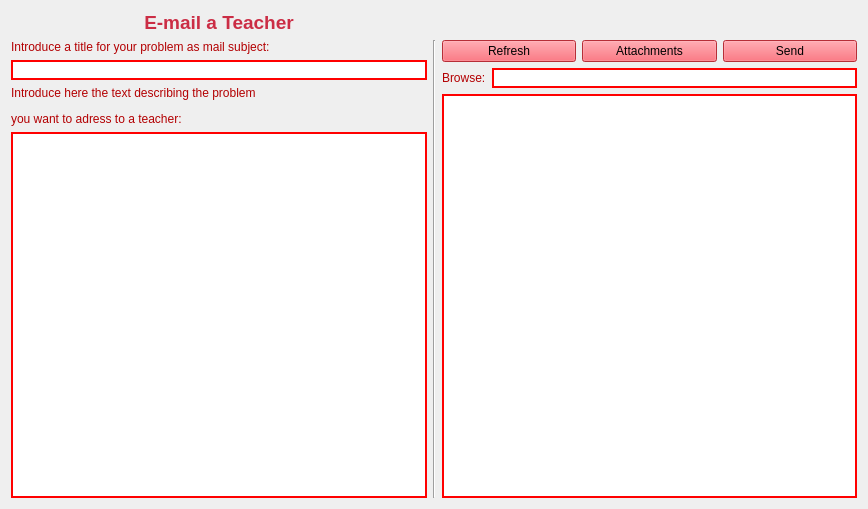
<?xml version="1.0" encoding="UTF-8"?>
<ui version="4.0">
 <class>emailFrame</class>
 <widget class="QFrame" name="emailFrame">
  <property name="geometry">
   <rect>
    <x>0</x>
    <y>0</y>
    <width>868</width>
    <height>509</height>
   </rect>
  </property>
  <property name="windowTitle">
   <string>Frame</string>
  </property>
  <layout class="QGridLayout" name="gridLayout">
   <item row="1" column="2">
    <layout class="QVBoxLayout" name="verticalLayout">
     <item>
      <layout class="QHBoxLayout" name="horizontalLayout">
       <item>
        <widget class="QPushButton" name="refrshTeachersButton">
         <property name="cursor">
          <cursorShape>PointingHandCursor</cursorShape>
         </property>
         <property name="styleSheet">
          <string notr="true">background-color: rgb(255, 64, 77);</string>
         </property>
         <property name="text">
          <string>Refresh</string>
         </property>
        </widget>
       </item>
       <item>
        <widget class="QPushButton" name="attachmentsButton">
         <property name="styleSheet">
          <string notr="true">background-color: rgb(255, 64, 77);</string>
         </property>
         <property name="text">
          <string>Attachments</string>
         </property>
        </widget>
       </item>
       <item>
        <widget class="QPushButton" name="sendButton">
         <property name="cursor">
          <cursorShape>PointingHandCursor</cursorShape>
         </property>
         <property name="styleSheet">
          <string notr="true">background-color: rgb(255, 64, 77);</string>
         </property>
         <property name="text">
          <string>Send</string>
         </property>
        </widget>
       </item>
      </layout>
     </item>
     <item>
      <layout class="QHBoxLayout" name="browseBar">
       <item>
        <widget class="QLabel" name="browseLabel">
         <property name="styleSheet">
          <string notr="true">font: 10pt &quot;MS Shell Dlg 2&quot;;
color: rgb(179, 0, 2);</string>
         </property>
         <property name="text">
          <string>Browse:</string>
         </property>
        </widget>
       </item>
       <item>
        <widget class="QLineEdit" name="browseInput">
         <property name="styleSheet">
          <string notr="true">background-color:rgb(255, 255, 255);
border: 2px solid red; </string>
         </property>
        </widget>
       </item>
      </layout>
     </item>
     <item>
      <widget class="QListView" name="teachersListView">
       <property name="styleSheet">
        <string notr="true">background-color: rgb(255, 255, 255);
border: 2px solid red; </string>
       </property>
      </widget>
     </item>
    </layout>
   </item>
   <item row="1" column="0">
    <layout class="QVBoxLayout" name="emailCompose">
     <item>
      <widget class="QLabel" name="subjectLabel">
       <property name="styleSheet">
        <string notr="true">font: 10pt &quot;MS Shell Dlg 2&quot;;
color: rgb(179, 0, 2);</string>
       </property>
       <property name="text">
        <string>&lt;html&gt;&lt;head/&gt;&lt;body&gt;&lt;p&gt;Introduce a title for your problem as mail subject:&lt;/p&gt;&lt;/body&gt;&lt;/html&gt;</string>
       </property>
      </widget>
     </item>
     <item>
      <widget class="QLineEdit" name="subjectInput">
       <property name="styleSheet">
        <string notr="true">background-color:rgb(255, 255, 255);
border: 2px solid red; </string>
       </property>
      </widget>
     </item>
     <item>
      <widget class="QLabel" name="bodyLabel">
       <property name="sizePolicy">
        <sizepolicy hsizetype="Expanding" vsizetype="Preferred">
         <horstretch>0</horstretch>
         <verstretch>0</verstretch>
        </sizepolicy>
       </property>
       <property name="styleSheet">
        <string notr="true">font: 10pt &quot;MS Shell Dlg 2&quot;;
color: rgb(179, 0, 2);</string>
       </property>
       <property name="text">
        <string>&lt;html&gt;&lt;head/&gt;&lt;body&gt;&lt;p&gt;Introduce here the text describing the problem &lt;/p&gt;&lt;p&gt;you want to adress to a teacher:&lt;/p&gt;&lt;/body&gt;&lt;/html&gt;</string>
       </property>
      </widget>
     </item>
     <item>
      <widget class="QTextEdit" name="bodyInput">
       <property name="sizePolicy">
        <sizepolicy hsizetype="Minimum" vsizetype="Expanding">
         <horstretch>0</horstretch>
         <verstretch>0</verstretch>
        </sizepolicy>
       </property>
       <property name="styleSheet">
        <string notr="true">background-color:rgb(255, 255, 255);
border: 2px solid red; </string>
       </property>
      </widget>
     </item>
    </layout>
   </item>
   <item row="0" column="0">
    <widget class="QLabel" name="emailTeacherLabel">
     <property name="text">
      <string>&lt;html&gt;&lt;head/&gt;&lt;body&gt;&lt;p align=&quot;center&quot;&gt;&lt;span style=&quot; font-size:14pt; font-weight:600; color:#cb2d45;&quot;&gt;E-mail a Teacher&lt;/span&gt;&lt;/p&gt;&lt;/body&gt;&lt;/html&gt;</string>
     </property>
    </widget>
   </item>
   <item row="1" column="1">
    <widget class="Line" name="line">
     <property name="orientation">
      <enum>Qt::Vertical</enum>
     </property>
    </widget>
   </item>
  </layout>
 </widget>
 <resources/>
 <connections/>
</ui>
